Frame 1 (no input): blank canvas, image omitted
Frame 60 (no input): blank canvas, image omitted
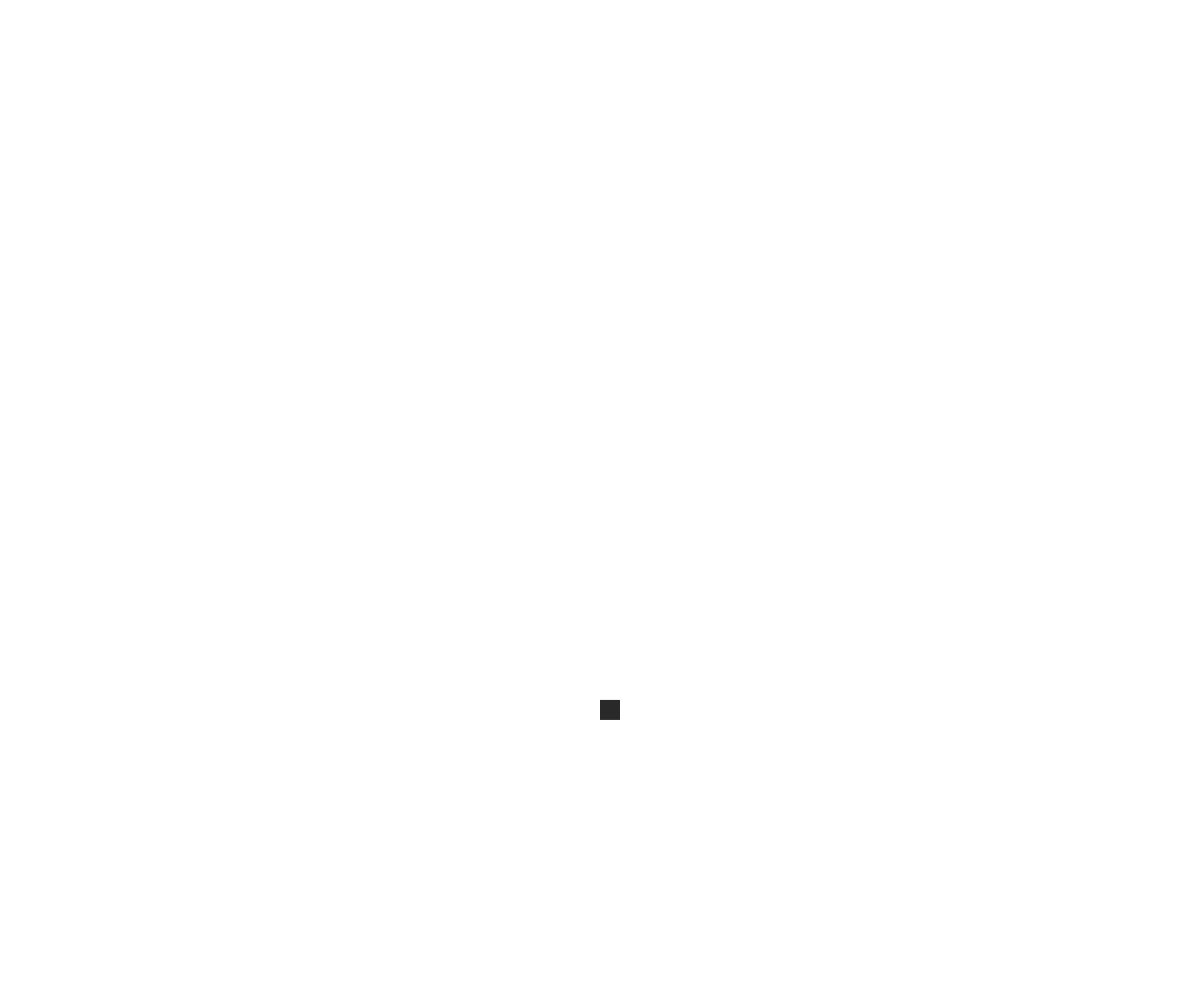
Frame 120 (the mouse pressed at the canvas centre since frame 60)

The p5.js sketch whose frames 1 and 60 were blank and that drew this single picture after the mouse press (run headless with seeded random() and noise() and a simulated clock; from frame 60 on, the mouse is pressed at the canvas centre):

// p5.js sketch
// ── sketch.js
// create an array
var bouncers = [];

var gravity = .5; // push down at this rate

var paused = false;

function setup(){
createCanvas(windowWidth, windowHeight);


}

function draw() {
	background(255);

	if(!paused)

	// call EACH and EVERY object methods
	for(var i = 0; i < bouncers.length; i++) {
		bouncers[i].update();
		bouncers[i].display();
	}
}

function keypressed(){
	paused = !paused;
}

function mousePressed() {
	// add a bouncer/object to the scene!
	bouncers.push(new Bouncer());

	gravity += .1;
}

// create a class
function Bouncer() {

	// internal variables
	this.x = mouseX;
	this.y = mouseY;

	//size of ther bouncer
	this.diameter = 20;

	//control speed of fall, velocity
	this.velocity = 2.0;

	// color
	this.col = random(200);

	this.shapeType = 0; // 0 = circle 1 = triangle
	
	this.shapeType++;

	if(this.shapeType>1) this.shapeType = 0;

	// internal function for object
	this.update = function() {
		this.y += this.velocity; // go down

		//apply gravity
		this.velocity += gravity;

		//if the bouncing ball 
		//hits the bottom of the screen, bounce back up at a slower velocity
		if(this.y > height - this.diameter/2){
			this.velocity *= -.8;

			//change color on each bounce
			this.col = random(200);


		}
	}

	




	this.display = function() {
		// show it
		fill(this.col);
		noStroke();

		if (this.shapeType == 0) {
		ellipse(this.x, this.y, 20,20);
		}

		if(this.shapeType == 1){
			rect(this.x,this.y, 20, 20);

		}
	}

}
